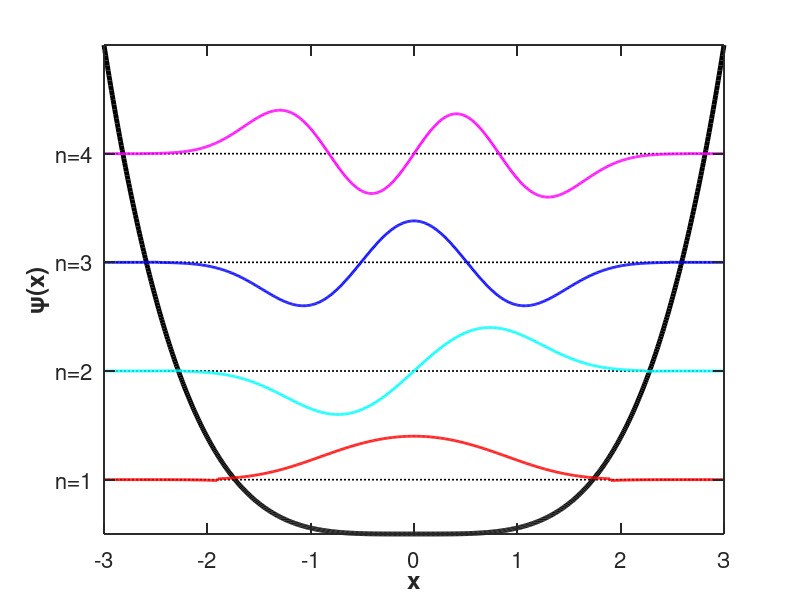

MATLAB code for this plot:
clear; clc;

% ---- Load stitched modes (change names if yours differ) ----
m1 = load('qw_n0.dat');   % ground state
m2 = load('qw_n1.dat');   % 1st excited
m3 = load('qw_n2.dat');   % 2nd excited
m4 = load('qw_n3.dat');   % 3rd excited
% m5 = load('qw_n10.dat');  % example extra state

x1 = m1(:,1); psi1 = m1(:,3); V1 = m1(:,2);
x2 = m2(:,1); psi2 = m2(:,3); V2 = m2(:,2);
x3 = m3(:,1); psi3 = m3(:,3); V3 = m3(:,2);
x4 = m4(:,1); psi4 = m4(:,3); V4 = m4(:,2);
% x5 = m5(:,1); psi5 = m5(:,3); V5 = m5(:,2);

% ---------------- crop to x in [xlo, xhi] ----------------
xlo = -3; xhi = 3;
mask1 = (x1>=xlo & x1<=xhi); x1 = x1(mask1); psi1 = psi1(mask1); V1 = V1(mask1);
mask2 = (x2>=xlo & x2<=xhi); x2 = x2(mask2); psi2 = psi2(mask2); V2 = V2(mask2);
mask3 = (x3>=xlo & x3<=xhi); x3 = x3(mask3); psi3 = psi3(mask3); V3 = V3(mask3);
mask4 = (x4>=xlo & x4<=xhi); x4 = x4(mask4); psi4 = psi4(mask4); V4 = V4(mask4);
% mask5 = (x5>=xlo & x5<=xhi); x5 = x5(mask5); psi5 = psi5(mask5); V5 = V5(mask5);

% Use one grid for potential outline (after cropping)
xV = x4; V = V4;

% ---- Normalize wavefunctions *after* cropping ----
psi1 = psi1 ./ max(abs(psi1));
psi2 = psi2 ./ max(abs(psi2));
psi3 = psi3 ./ max(abs(psi3));
psi4 = psi4 ./ max(abs(psi4));
% psi5 = psi5 ./ max(abs(psi5));

% ---- Display offsets (just for stacking) ----
E1 = 1.0; E2 = 3.0; E3 = 5.0; E4 = 7.0; % E5 = 9.0;

amp = 0.8;                      % visual amplitude scale
y1 = E1 + amp*psi1;
y2 = E2 + amp*psi2;
y3 = E3 + amp*psi3;
y4 = E4 + amp*psi4;
% y5 = E5 + amp*psi5;

% ---- Scale the potential to sit below the top state (use cropped V) ----
maxV = max(V);
targetTop = E4 + 2.0;
s = (targetTop) / maxV;
yV = s * V;

% ---- Plot ----
figure(1); clf; hold on;

% Potential outline
plot(xV, yV, 'k-', 'LineWidth', 3.5, 'HandleVisibility', 'off');

% Energy guide lines (no legend entry)
plot([xlo xhi],[E1 E1],'k:','LineWidth',1.2,'HandleVisibility','off');
plot([xlo xhi],[E2 E2],'k:','LineWidth',1.2,'HandleVisibility','off');
plot([xlo xhi],[E3 E3],'k:','LineWidth',1.2,'HandleVisibility','off');
plot([xlo xhi],[E4 E4],'k:','LineWidth',1.2,'HandleVisibility','off');

% Wavefunctions
p1 = plot(x1, y1, 'r-', 'LineWidth', 2);
p2 = plot(x2, y2, 'c-', 'LineWidth', 2);
p3 = plot(x3, y3, 'b-', 'LineWidth', 2);
p4 = plot(x4, y4, 'm-', 'LineWidth', 2);
% p5 = plot(x5, y5, 'g-', 'LineWidth', 2);

% ---- Axes styling: boxed axes with ticks inward ----
xlabel('x','FontSize',20,'FontWeight','bold');
ylabel('\psi(x)','FontSize',20,'FontWeight','bold');

ax = gca;
set(ax, ...
    'Box','on', ...             % draw full box
    'LineWidth',1.4, ...
    'TickDir','in', ...         % ticks inward
    'TickLength',[0.018 0.018], ...
    'XMinorTick','off','YMinorTick','off', ...
    'Layer','top', ...          % draw ticks/box above plotted lines
    'FontSize',16);

% y-ticks as n-labels
yticks([E1 E2 E3 E4]);
yticklabels({'n=1','n=2','n=3','n=4'});

xlim([xlo xhi]);
ylim([0, targetTop]);

set(gcf,'color','w'); drawnow;

% Save
print(gcf,'qw_psi_boxed','-dpng','-r300');

